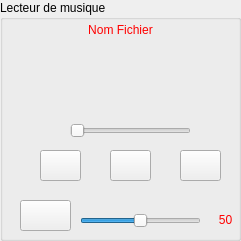
    <widget class="QGroupBox" name="groupBox_music">
     <property name="geometry">
      <rect>
       <x>1780</x>
       <y>640</y>
       <width>241</width>
       <height>241</height>
      </rect>
     </property>
     <property name="title">
      <string>Lecteur de musique</string>
     </property>
     <widget class="QPushButton" name="start">
      <property name="geometry">
       <rect>
        <x>40</x>
        <y>150</y>
        <width>41</width>
        <height>31</height>
       </rect>
      </property>
      <property name="styleSheet">
       <string notr="true"/>
      </property>
      <property name="text">
       <string/>
      </property>
      <property name="icon">
       <iconset resource="projet.qrc">
        <normaloff>:/images/music.png</normaloff>:/images/music.png</iconset>
      </property>
      <property name="iconSize">
       <size>
        <width>24</width>
        <height>24</height>
       </size>
      </property>
     </widget>
     <widget class="QPushButton" name="stop">
      <property name="geometry">
       <rect>
        <x>180</x>
        <y>150</y>
        <width>41</width>
        <height>31</height>
       </rect>
      </property>
      <property name="text">
       <string/>
      </property>
      <property name="icon">
       <iconset resource="projet.qrc">
        <normaloff>:/images/stop.png</normaloff>:/images/stop.png</iconset>
      </property>
      <property name="iconSize">
       <size>
        <width>24</width>
        <height>24</height>
       </size>
      </property>
     </widget>
     <widget class="QSlider" name="sliderprogress">
      <property name="geometry">
       <rect>
        <x>70</x>
        <y>120</y>
        <width>121</width>
        <height>22</height>
       </rect>
      </property>
      <property name="value">
       <number>0</number>
      </property>
      <property name="orientation">
       <enum>Qt::Horizontal</enum>
      </property>
      <property name="tickInterval">
       <number>0</number>
      </property>
     </widget>
     <widget class="QSlider" name="slider_volume">
      <property name="geometry">
       <rect>
        <x>80</x>
        <y>210</y>
        <width>121</width>
        <height>22</height>
       </rect>
      </property>
      <property name="maximum">
       <number>100</number>
      </property>
      <property name="singleStep">
       <number>10</number>
      </property>
      <property name="value">
       <number>50</number>
      </property>
      <property name="orientation">
       <enum>Qt::Horizontal</enum>
      </property>
     </widget>
     <widget class="QPushButton" name="fichiermp3">
      <property name="geometry">
       <rect>
        <x>110</x>
        <y>150</y>
        <width>41</width>
        <height>31</height>
       </rect>
      </property>
      <property name="text">
       <string/>
      </property>
      <property name="icon">
       <iconset resource="projet.qrc">
        <normaloff>:/images/plus.png</normaloff>:/images/plus.png</iconset>
      </property>
      <property name="iconSize">
       <size>
        <width>24</width>
        <height>24</height>
       </size>
      </property>
     </widget>
     <widget class="QLabel" name="label_musique">
      <property name="geometry">
       <rect>
        <x>50</x>
        <y>20</y>
        <width>141</width>
        <height>20</height>
       </rect>
      </property>
      <property name="styleSheet">
       <string notr="true">font: 75 12pt &quot;Trebuchet MS&quot;;
color: rgb(255, 0, 0);</string>
      </property>
      <property name="text">
       <string>Nom Fichier</string>
      </property>
      <property name="alignment">
       <set>Qt::AlignCenter</set>
      </property>
     </widget>
     <widget class="QPushButton" name="btn_volume">
      <property name="geometry">
       <rect>
        <x>20</x>
        <y>200</y>
        <width>51</width>
        <height>31</height>
       </rect>
      </property>
      <property name="text">
       <string/>
      </property>
      <property name="icon">
       <iconset resource="projet.qrc">
        <normaloff>:/images/audio.png</normaloff>:/images/audio.png</iconset>
      </property>
      <property name="iconSize">
       <size>
        <width>32</width>
        <height>32</height>
       </size>
      </property>
     </widget>
     <widget class="QLabel" name="valeur_volume">
      <property name="geometry">
       <rect>
        <x>210</x>
        <y>210</y>
        <width>31</width>
        <height>20</height>
       </rect>
      </property>
      <property name="styleSheet">
       <string notr="true">font: 75 12pt &quot;Trebuchet MS&quot;;
color: rgb(255, 0, 0);</string>
      </property>
      <property name="text">
       <string>50</string>
      </property>
      <property name="alignment">
       <set>Qt::AlignCenter</set>
      </property>
     </widget>
     <widget class="QLabel" name="label_136">
      <property name="geometry">
       <rect>
        <x>90</x>
        <y>50</y>
        <width>61</width>
        <height>61</height>
       </rect>
      </property>
      <property name="styleSheet">
       <string notr="true"/>
      </property>
      <property name="text">
       <string/>
      </property>
      <property name="pixmap">
       <pixmap resource="projet.qrc">:/images/music-albom.png</pixmap>
      </property>
     </widget>
    </widget>
